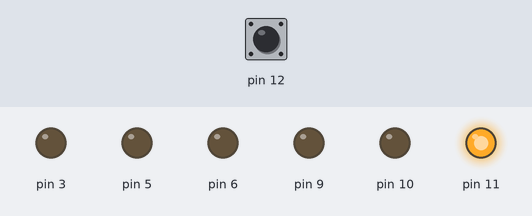
Recording of a sketch running on a simulated Arduino Uno, built with avr-gcc and run on an emulated ATmega328P. On the bench: output pins drawn as LEDs (lit = HIGH). The inputs (shaded band) are chosen by the test bench; at power-on: pin 12 HIGH.

Above: at 1.2 s.
1.3 s: pin 12 pulled LOW for 0.15 s
At 1.45 s:
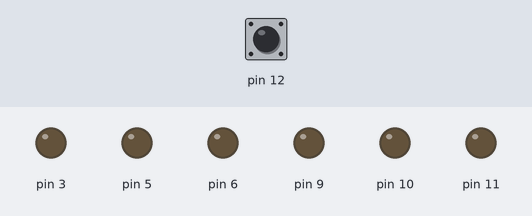
3.6 s: pin 12 pulled LOW for 1 s
At 4.05 s:
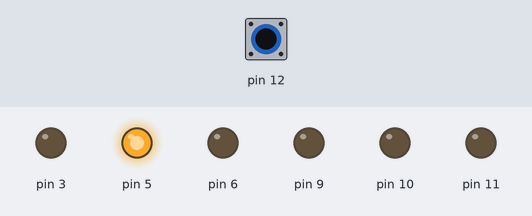
6.1 s: pin 12 pulsed LOW 5 times (0.12 s each, 0.3 s apart)
At 6.55 s:
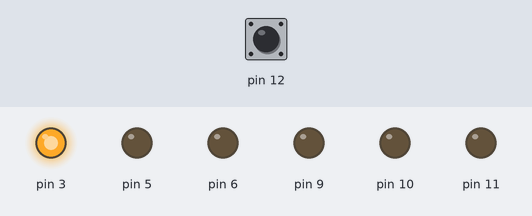
Timing chart, 0 to 7.4 s (numbered marks = the images above; inputs shaded):
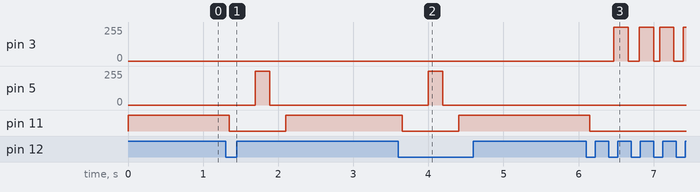

Measured:
- after the input at 1.3 s, pin 5: 0/255 → 253/255 after 0.39 s, → 0/255 0.20 s later; pin 11: HIGH → LOW after 0.05 s, → HIGH 0.75 s later
- after the input at 3.6 s, pin 5: 0/255 → 253/255 after 0.40 s, → 0/255 0.20 s later; pin 11: HIGH → LOW after 0.05 s, → HIGH 0.75 s later
- after the input at 6.1 s, pin 3: goes 254/255 0.19 s, 0/255 0.15 s, 254/255 0.19 s, 0/255 0.08 s, 254/255 0.19 s, 0/255 0.13 s, then 254/255, starting after 0.37 s; pin 11: HIGH → LOW after 0.05 s

The sketch:

flappy_led.ino
```cpp
// In this project using Arduino Uno we achieved Flappy Bird like movement effect on LEDs.

#include "Button.h"

Button btn {12};

const int LED_PINS[] {11, 10, 9, 6, 5, 3};
constexpr int LED_COUNT {sizeof(LED_PINS) / sizeof(int)};

float lightPosition {0.0f};
float lightVelocity {0.0f};
float gravity {-50.0f};
float jumpForce {20.0f};
float brightDistance {0.9f};

int calculatePwm(float position, float light) // Assumes max pwm value as 255
{
  float distance {abs(position - light)};
  return constrain((-255 / brightDistance) * distance + 255, 0, 255);
}

void setup()
{
  Serial.begin(9600);

  for (int i {0}; i < LED_COUNT; ++i)
    pinMode(LED_PINS[i], OUTPUT);
}

void loop()
{
  // Calculating elapsed time between two loop function calls
  static unsigned long previous_time_micros {};
  unsigned long current_time_micros {micros()};
  float delta_time {(current_time_micros - previous_time_micros) / 1000000.0f};
  previous_time_micros = current_time_micros;
  // ********************************************************

  if (btn.isClicked())
  {
    lightVelocity = jumpForce;
  }

  lightVelocity += gravity * delta_time;
  lightPosition += lightVelocity * delta_time;

  if (lightPosition < 0.0f)
  {
    lightPosition = 0.0f;
    lightVelocity = 0.0f;
  }
  else if (lightPosition > LED_COUNT - 1.0f)
  {
    lightPosition = LED_COUNT - 1.0f;
    lightVelocity = 0.0f;
  }

  for (int i {0}; i < LED_COUNT; ++i)
    analogWrite(LED_PINS[i], calculatePwm(i, lightPosition));
}
```

Button.cpp
```cpp
#include "Button.h"
#include <Arduino.h>

Button::Button(int _pin) : pin {_pin}
{
  pinMode(pin, (is_pullup ? INPUT_PULLUP : INPUT));
}

Button::Button(int _pin, bool isPullup) : pin {_pin}, is_pullup {isPullup}
{
  pinMode(pin, (is_pullup ? INPUT_PULLUP : INPUT));
}

Button::Button(int _pin, bool isPullup, unsigned long debounceIntervalMs)
  : pin {_pin}, is_pullup {isPullup}, debounce_interval {debounceIntervalMs}
{
  pinMode(pin, (is_pullup ? INPUT_PULLUP : INPUT));
}

bool Button::isClicked()
{
  bool clicked {false};
  unsigned long current_time {millis()};
  if (current_time - last_check > debounce_interval)
  {
    last_check = current_time;
    int raw {digitalRead(pin)};
    int current_state {is_pullup ? !raw : raw};
    clicked = (current_state == 1 && previous_state == 0);
    previous_state = current_state;
  }
  return clicked;
}
```

Button.h
```cpp
#ifndef BUTTON_H
#define BUTTON_H

class Button
{
private:
  bool is_pullup {true};
  unsigned long debounce_interval {20}; // miliseconds
  unsigned long last_check {0};
  int previous_state {0};
  int pin {};

public:
  Button(int _pin);
  Button(int _pin, bool isPullup);
  Button(int _pin, bool isPullup, unsigned long debounceIntervalMs);

  bool isClicked();
};

#endif
```
